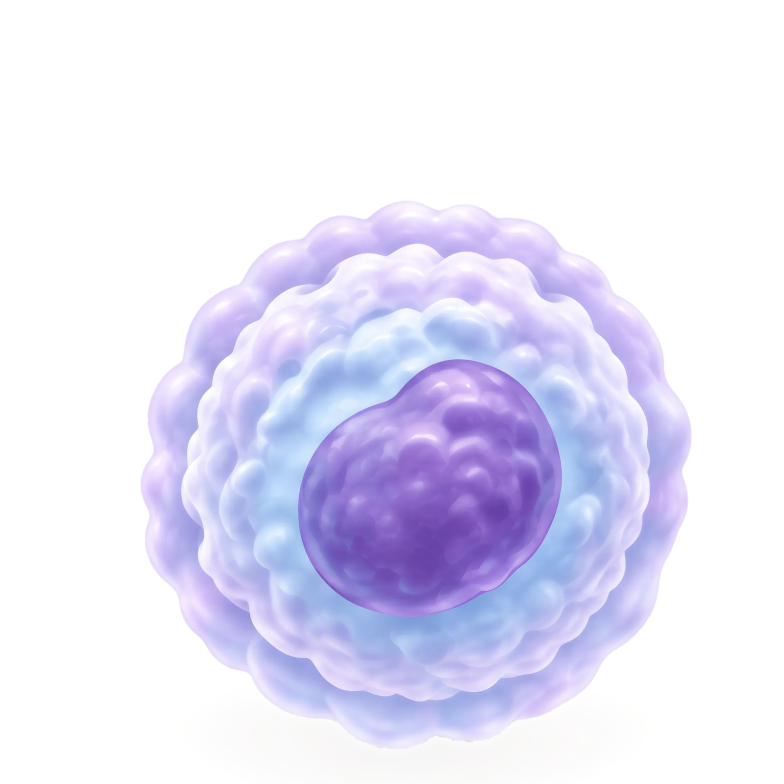
#> input picture src/assets/cell-clean-2048-aligned.webp, 2350 x 2350 px (shown at 1/3 size)
$ python trace_reference_markers.py cell-clean-2048-aligned.webp
#> lines starting #> are read from the running program, lines starting #| are printed output that depends on the picture
"""Trace the reference accents into SVG paths for existing visual variants.

Run `python trace_reference_markers.py /path/to/reference.png` to regenerate
the optional JSX fragments. The reference bitmap is never bundled in the app.
"""
from collections import defaultdict
from pathlib import Path
import sys

import numpy as np
from PIL import Image
from scipy.ndimage import binary_dilation, label

root = Path(__file__).parent
if len(sys.argv)!=2:
    raise SystemExit('Usage: python trace_reference_markers.py /path/to/supplied-reference.png')
reference = Path(sys.argv[1])
source = np.asarray(Image.open(reference).convert('RGB'),dtype=np.uint8)
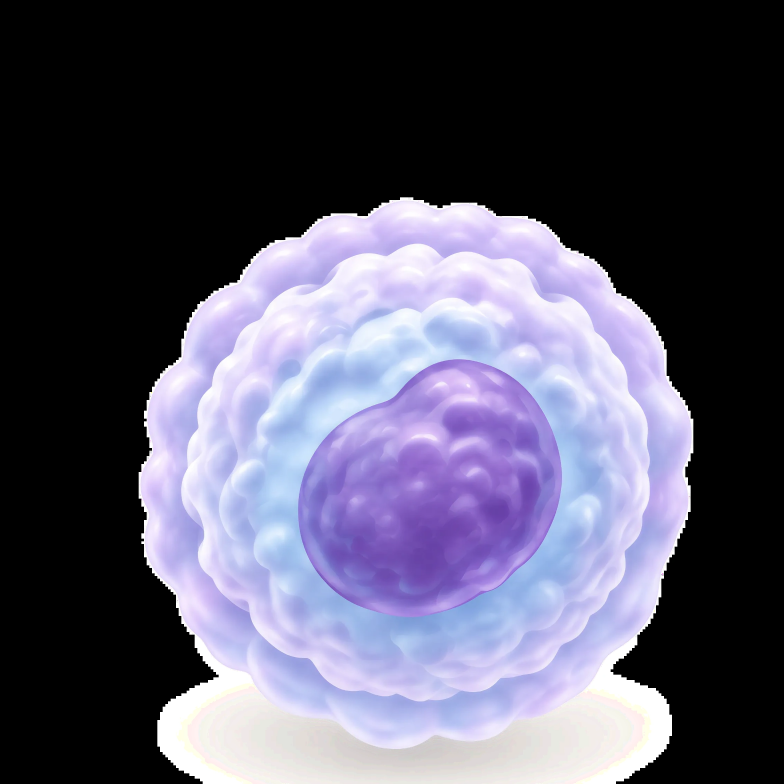
#> source: shape (2350, 2350, 3) (shown at 1/3 size); mean R, G, B 86.7, 84.7, 103.8
parts = {
    'reference-cd30':(153,48,202,109, 'coral'),
    'reference-cd7':(15,155,63,202, 'purple'),
    'reference-cd4':(64,51,97,105, 'blue'),
    'reference-ki67':(137,187,176,224, 'green'),
}

def segment(rgb, kind):
    r,g,b = [rgb[:,:,k].astype(int) for k in range(3)]
    if kind=='coral': base=(r-g>55)&(r-b>57)&(r>158)
    elif kind=='purple': base=(r-g>30)&(b-g>42)&(b>96)
    elif kind=='blue': base=(b-r>32)&(b-g>18)&(r<150)
    else: base=(g-r>24)&(g-b>8)&(g<185)
    if kind!='green':
        groups,n=label(base)
        if n:
            sizes=np.bincount(groups.ravel());sizes[0]=0
            base=groups==np.argmax(sizes)
    else: base=binary_dilation(base,iterations=1)
    return np.uint8(binary_dilation(base,iterations=1))

chunks=[]
for variant,(x0,y0,x1,y1,kind) in parts.items():
    rgb=source[y0:y1,x0:x1]
    height,width=rgb.shape[:2]
    mask=segment(rgb,kind)
    image=Image.fromarray(rgb).quantize(colors=64, method=Image.Quantize.MEDIANCUT,
                                         dither=Image.Dither.NONE)
    color_index=np.asarray(image)
    palette=image.getpalette()
    runs=defaultdict(list)
    for y in range(height):
        x=0
        while x<width:
            if not mask[y,x]:
                x+=1;continue
            c=int(color_index[y,x]);end=x+1
            while end<width and mask[y,end] and color_index[y,end]==c:end+=1
            runs[c].append(f'M{x} {y}h{end-x}v1H{x}z')
            x=end
    scale_x,scale_y=80/width,80/height
    chunks.append(f"  '{variant}': <g transform=\"scale({scale_x:.6f} {scale_y:.6f})\">")
    for c,paths in sorted(runs.items()):
        red,green,blue=palette[c*3:c*3+3]
        chunks.append(f'    <path fill="#{red:02x}{green:02x}{blue:02x}" d="{"".join(paths)}"/>')
    chunks.append('  </g>,')
#> rgb: shape (37, 39, 3); every value is 0
#> after the loop, chunks = 8 items

out = '''// Auto-generated source-derived shapes. Existing MarkerVisual owns result
// states, size, orientation, selection and marker-name independence.
import type { ReactElement } from 'react';
export const referenceTraces: Record<string,ReactElement> = {
'''+'\n'.join(chunks)+'\n};\n'
destination=root.parent/'components'/'markers'/'referenceTraces.tsx'
destination.write_text(out)
print(f'Wrote {destination}, {len(out)} characters')
#| Wrote src/components/markers/referenceTraces.tsx, 527 characters
